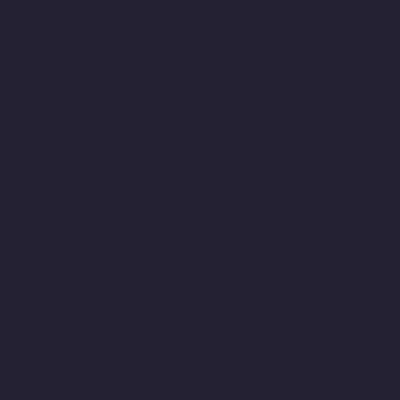
Frame 1 (no input)
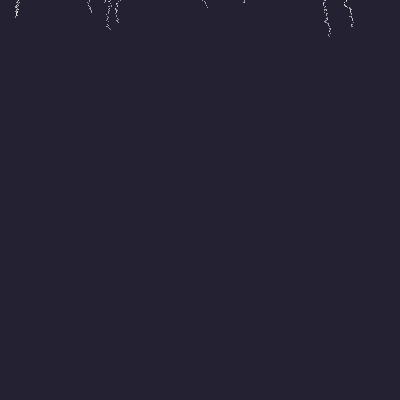
Frame 60 (the mouse pressed at the canvas centre just before this capture)
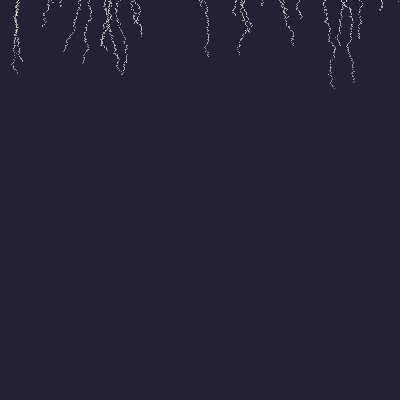
Frame 120 (the mouse held since frame 60 and released just before this capture)

The Processing sketch that drew these frames (run headless with seeded random() and noise(); from frame 60 on, the mouse is pressed at the canvas centre):

// Processing sketch: processing_186083
// ── processing_186083.pde

float v = 0;
float inc = 2;
int total = 120;
float[] x = new float[total];
float[] y = new float[total];
float[] vx = new float[total];
float[] vy = new float[total];
float[] transparencia = new float[255];

color color1 = #361D2E;
color color2 = #212234;
float variacio, s, m, h;
color fondo;


void setup() {
  size(400, 400);
  float mFondo = map(minute(), 0, 60, 0, 1);
  color fondo = lerpColor(color1, color2, mFondo);

  for (int i= 0; i < total; i++) {
    x[i]= random(width);
    y[i]= random(-200, 0);
  }
  background(fondo);
  
}

void draw() {
  
  float s = second();
  float mFondo = map(minute(), 0, 60, 0, 1);
  color fondo = lerpColor(color1, color2, mFondo);
  if (s == 0) { 
    //vuelve a dibujar background al empezar un minuto
    for (int i= 0; i < total; i++) {
      x[i]= random(width);
      y[i]= random(-200, 0);
    }
    background(fondo);
  }
  println(s);

  // calcular velocidad segun noise 
  for (int i= 0; i < s*2; i++) {
    transparencia[i] = map(y[i], 0, height, int(random(200,255)), int(random(0, 50)));
    stroke(random(220,255), transparencia[i]);
    vx[i]= noise(v)*3; 
    vy[i]= noise(v);

    y[i] = y[i] + vy[i]*random(0.5, 3);
    x[i] = x[i] + random(-vx[i], vx[i]);

    v = v + inc;
    point(x[i], y[i]);
  }
  
  
}
